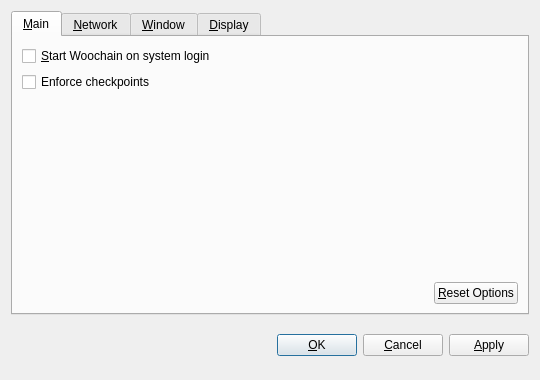
<?xml version="1.0" encoding="UTF-8"?>
<ui version="4.0">
 <class>OptionsDialog</class>
 <widget class="QDialog" name="OptionsDialog">
  <property name="geometry">
   <rect>
    <x>0</x>
    <y>0</y>
    <width>540</width>
    <height>380</height>
   </rect>
  </property>
  <property name="windowTitle">
   <string>Options</string>
  </property>
  <property name="modal">
   <bool>true</bool>
  </property>
  <layout class="QVBoxLayout" name="verticalLayout">
   <item>
    <widget class="QTabWidget" name="tabWidget">
     <property name="tabPosition">
      <enum>QTabWidget::North</enum>
     </property>
     <property name="currentIndex">
      <number>0</number>
     </property>
     <widget class="QWidget" name="tabMain">
      <attribute name="title">
       <string>&amp;Main</string>
      </attribute>
      <layout class="QVBoxLayout" name="verticalLayout_Main">
       <item>
        <widget class="QCheckBox" name="WoochainAtStartup">
         <property name="toolTip">
          <string>Automatically start Woochain after logging in to the system.</string>
         </property>
         <property name="text">
          <string>&amp;Start Woochain on system login</string>
         </property>
        </widget>
       </item>
       <item>
        <widget class="QCheckBox" name="checkpointEnforce">
         <property name="toolTip">
          <string>Check this box to follow the centrally issued checkpoints.</string>
         </property>
         <property name="text">
          <string>Enforce checkpoints</string>
         </property>
        </widget>
       </item>
       <item>
        <spacer name="verticalSpacer_Main">
         <property name="orientation">
          <enum>Qt::Vertical</enum>
         </property>
         <property name="sizeHint" stdset="0">
          <size>
           <width>20</width>
           <height>40</height>
          </size>
         </property>
        </spacer>
       </item>
       <item>
        <layout class="QHBoxLayout" name="horizontalLayout_2_Main">
         <item>
          <spacer name="horizontalSpacer_2_Main">
           <property name="orientation">
            <enum>Qt::Horizontal</enum>
           </property>
           <property name="sizeHint" stdset="0">
            <size>
             <width>40</width>
             <height>20</height>
            </size>
           </property>
          </spacer>
         </item>
         <item>
          <widget class="QPushButton" name="resetButton">
           <property name="toolTip">
            <string>Reset all client options to default.</string>
           </property>
           <property name="text">
            <string>&amp;Reset Options</string>
           </property>
           <property name="autoDefault">
            <bool>false</bool>
           </property>
          </widget>
         </item>
        </layout>
       </item>
      </layout>
     </widget>
     <widget class="QWidget" name="tabNetwork">
      <attribute name="title">
       <string>&amp;Network</string>
      </attribute>
      <layout class="QVBoxLayout" name="verticalLayout_Network">
       <item>
        <widget class="QCheckBox" name="mapPortUpnp">
         <property name="toolTip">
          <string>Automatically open the Woochain client port on the router. This only works when your router supports UPnP and it is enabled.</string>
         </property>
         <property name="text">
          <string>Map port using &amp;UPnP</string>
         </property>
        </widget>
       </item>
       <item>
        <widget class="QCheckBox" name="connectSocks">
         <property name="toolTip">
          <string>Connect to the Woochain network through a SOCKS proxy (e.g. when connecting through Tor).</string>
         </property>
         <property name="text">
          <string>&amp;Connect through SOCKS proxy:</string>
         </property>
        </widget>
       </item>
       <item>
        <layout class="QHBoxLayout" name="horizontalLayout_Network">
         <item>
          <widget class="QLabel" name="proxyIpLabel">
           <property name="text">
            <string>Proxy &amp;IP:</string>
           </property>
           <property name="textFormat">
            <enum>Qt::PlainText</enum>
           </property>
           <property name="buddy">
            <cstring>proxyIp</cstring>
           </property>
          </widget>
         </item>
         <item>
          <widget class="QValidatedLineEdit" name="proxyIp">
           <property name="maximumSize">
            <size>
             <width>140</width>
             <height>16777215</height>
            </size>
           </property>
           <property name="toolTip">
            <string>IP address of the proxy (e.g. 127.0.0.1)</string>
           </property>
          </widget>
         </item>
         <item>
          <widget class="QLabel" name="proxyPortLabel">
           <property name="text">
            <string>&amp;Port:</string>
           </property>
           <property name="textFormat">
            <enum>Qt::PlainText</enum>
           </property>
           <property name="buddy">
            <cstring>proxyPort</cstring>
           </property>
          </widget>
         </item>
         <item>
          <widget class="QLineEdit" name="proxyPort">
           <property name="maximumSize">
            <size>
             <width>55</width>
             <height>16777215</height>
            </size>
           </property>
           <property name="toolTip">
            <string>Port of the proxy (e.g. 9050)</string>
           </property>
          </widget>
         </item>
         <item>
          <widget class="QLabel" name="socksVersionLabel">
           <property name="text">
            <string>SOCKS &amp;Version:</string>
           </property>
           <property name="textFormat">
            <enum>Qt::PlainText</enum>
           </property>
           <property name="buddy">
            <cstring>socksVersion</cstring>
           </property>
          </widget>
         </item>
         <item>
          <widget class="QValueComboBox" name="socksVersion">
           <property name="toolTip">
            <string>SOCKS version of the proxy (e.g. 5)</string>
           </property>
          </widget>
         </item>
         <item>
          <spacer name="horizontalSpacer_Network">
           <property name="orientation">
            <enum>Qt::Horizontal</enum>
           </property>
           <property name="sizeHint" stdset="0">
            <size>
             <width>40</width>
             <height>20</height>
            </size>
           </property>
          </spacer>
         </item>
        </layout>
       </item>
       <item>
        <spacer name="verticalSpacer_Network">
         <property name="orientation">
          <enum>Qt::Vertical</enum>
         </property>
         <property name="sizeHint" stdset="0">
          <size>
           <width>20</width>
           <height>40</height>
          </size>
         </property>
        </spacer>
       </item>
      </layout>
     </widget>
     <widget class="QWidget" name="tabWindow">
      <attribute name="title">
       <string>&amp;Window</string>
      </attribute>
      <layout class="QVBoxLayout" name="verticalLayout_Window">
       <item>
        <widget class="QCheckBox" name="minimizeToTray">
         <property name="toolTip">
          <string>Show only a tray icon after minimizing the window.</string>
         </property>
         <property name="text">
          <string>&amp;Minimize to the tray instead of the taskbar</string>
         </property>
        </widget>
       </item>
       <item>
        <widget class="QCheckBox" name="minimizeOnClose">
         <property name="toolTip">
          <string>Minimize instead of exit the application when the window is closed. When this option is enabled, the application will be closed only after selecting Quit in the menu.</string>
         </property>
         <property name="text">
          <string>M&amp;inimize on close</string>
         </property>
        </widget>
       </item>
       <item>
        <spacer name="verticalSpacer_Window">
         <property name="orientation">
          <enum>Qt::Vertical</enum>
         </property>
         <property name="sizeHint" stdset="0">
          <size>
           <width>20</width>
           <height>40</height>
          </size>
         </property>
        </spacer>
       </item>
      </layout>
     </widget>
     <widget class="QWidget" name="tabDisplay">
      <attribute name="title">
       <string>&amp;Display</string>
      </attribute>
      <layout class="QVBoxLayout" name="verticalLayout_Display">
       <item>
        <layout class="QHBoxLayout" name="horizontalLayout_1_Display">
         <item>
          <widget class="QLabel" name="langLabel">
           <property name="text">
            <string>User Interface &amp;language:</string>
           </property>
           <property name="textFormat">
            <enum>Qt::PlainText</enum>
           </property>
           <property name="buddy">
            <cstring>lang</cstring>
           </property>
          </widget>
         </item>
         <item>
          <widget class="QValueComboBox" name="lang">
           <property name="toolTip">
            <string>The user interface language can be set here. This setting will take effect after restarting Woochain.</string>
           </property>
          </widget>
         </item>
        </layout>
       </item>
       <item>
        <layout class="QHBoxLayout" name="horizontalLayout_2_Display">
         <item>
          <widget class="QLabel" name="unitLabel">
           <property name="text">
            <string>&amp;Unit to show amounts in:</string>
           </property>
           <property name="textFormat">
            <enum>Qt::PlainText</enum>
           </property>
           <property name="buddy">
            <cstring>unit</cstring>
           </property>
          </widget>
         </item>
         <item>
          <widget class="QValueComboBox" name="unit">
           <property name="toolTip">
            <string>Choose the default subdivision unit to show in the interface and when sending coins.</string>
           </property>
          </widget>
         </item>
        </layout>
       </item>
       <item>
        <widget class="QCheckBox" name="displayAddresses">
         <property name="toolTip">
          <string>Whether to show Woochain addresses in the transaction list or not.</string>
         </property>
         <property name="text">
          <string>&amp;Display addresses in transaction list</string>
         </property>
        </widget>
       </item>
       <item>
         <widget class="QCheckBox" name="coinControlFeatures">
           <property name="toolTip">
            <string>Whether to show coin control features or not.</string>
           </property>
           <property name="text">
            <string>Display coin &amp;control features (experts only!)</string>
           </property>
         </widget>
       </item>
       <item>
        <spacer name="verticalSpacer_Display">
         <property name="orientation">
          <enum>Qt::Vertical</enum>
         </property>
         <property name="sizeHint" stdset="0">
          <size>
           <width>20</width>
           <height>40</height>
          </size>
         </property>
        </spacer>
       </item>
      </layout>
     </widget>
    </widget>
   </item>
   <item>
    <layout class="QHBoxLayout" name="horizontalLayout_Buttons">
     <item>
      <spacer name="horizontalSpacer_1">
       <property name="orientation">
        <enum>Qt::Horizontal</enum>
       </property>
       <property name="sizeHint" stdset="0">
        <size>
         <width>40</width>
         <height>48</height>
        </size>
       </property>
      </spacer>
     </item>
     <item>
      <widget class="QLabel" name="statusLabel">
       <property name="font">
        <font>
         <weight>75</weight>
         <bold>true</bold>
        </font>
       </property>
       <property name="text">
        <string/>
       </property>
       <property name="textFormat">
        <enum>Qt::PlainText</enum>
       </property>
       <property name="wordWrap">
        <bool>true</bool>
       </property>
      </widget>
     </item>
     <item>
      <spacer name="horizontalSpacer_2">
       <property name="orientation">
        <enum>Qt::Horizontal</enum>
       </property>
       <property name="sizeHint" stdset="0">
        <size>
         <width>40</width>
         <height>48</height>
        </size>
       </property>
      </spacer>
     </item>
     <item>
      <widget class="QPushButton" name="okButton">
       <property name="text">
        <string>&amp;OK</string>
       </property>
      </widget>
     </item>
     <item>
      <widget class="QPushButton" name="cancelButton">
       <property name="text">
        <string>&amp;Cancel</string>
       </property>
       <property name="autoDefault">
        <bool>false</bool>
       </property>
      </widget>
     </item>
     <item>
      <widget class="QPushButton" name="applyButton">
       <property name="text">
        <string>&amp;Apply</string>
       </property>
       <property name="autoDefault">
        <bool>false</bool>
       </property>
      </widget>
     </item>
    </layout>
   </item>
  </layout>
 </widget>
 <customwidgets>
  <customwidget>
   <class>WoochainAmountField</class>
   <extends>QSpinBox</extends>
   <header>Woochainamountfield.h</header>
  </customwidget>
  <customwidget>
   <class>QValueComboBox</class>
   <extends>QComboBox</extends>
   <header>qvaluecombobox.h</header>
  </customwidget>
  <customwidget>
   <class>QValidatedLineEdit</class>
   <extends>QLineEdit</extends>
   <header>qvalidatedlineedit.h</header>
  </customwidget>
 </customwidgets>
 <resources/>
 <connections/>
</ui>
